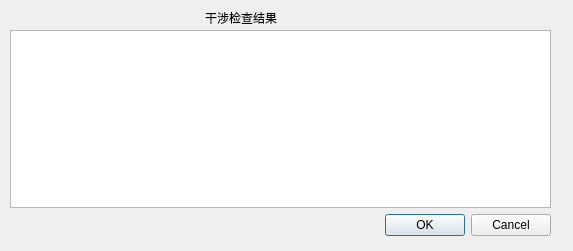
<?xml version="1.0" encoding="UTF-8"?>
<ui version="4.0">
 <class>InterveResultDialog</class>
 <widget class="QDialog" name="InterveResultDialog">
  <property name="geometry">
   <rect>
    <x>0</x>
    <y>0</y>
    <width>573</width>
    <height>251</height>
   </rect>
  </property>
  <property name="windowTitle">
   <string>Dialog</string>
  </property>
  <widget class="QLabel" name="labelResult">
   <property name="geometry">
    <rect>
     <x>205</x>
     <y>10</y>
     <width>86</width>
     <height>16</height>
    </rect>
   </property>
   <property name="text">
    <string>干涉检查结果</string>
   </property>
  </widget>
  <widget class="QWidget" name="">
   <property name="geometry">
    <rect>
     <x>10</x>
     <y>30</y>
     <width>541</width>
     <height>206</height>
    </rect>
   </property>
   <layout class="QVBoxLayout" name="verticalLayout">
    <item>
     <widget class="QListWidget" name="listWidget"/>
    </item>
    <item>
     <widget class="QDialogButtonBox" name="buttonBox">
      <property name="orientation">
       <enum>Qt::Horizontal</enum>
      </property>
      <property name="standardButtons">
       <set>QDialogButtonBox::Cancel|QDialogButtonBox::Ok</set>
      </property>
     </widget>
    </item>
   </layout>
  </widget>
 </widget>
 <resources/>
 <connections>
  <connection>
   <sender>buttonBox</sender>
   <signal>accepted()</signal>
   <receiver>InterveResultDialog</receiver>
   <slot>accept()</slot>
   <hints>
    <hint type="sourcelabel">
     <x>248</x>
     <y>254</y>
    </hint>
    <hint type="destinationlabel">
     <x>157</x>
     <y>274</y>
    </hint>
   </hints>
  </connection>
  <connection>
   <sender>buttonBox</sender>
   <signal>rejected()</signal>
   <receiver>InterveResultDialog</receiver>
   <slot>reject()</slot>
   <hints>
    <hint type="sourcelabel">
     <x>316</x>
     <y>260</y>
    </hint>
    <hint type="destinationlabel">
     <x>286</x>
     <y>274</y>
    </hint>
   </hints>
  </connection>
 </connections>
</ui>
